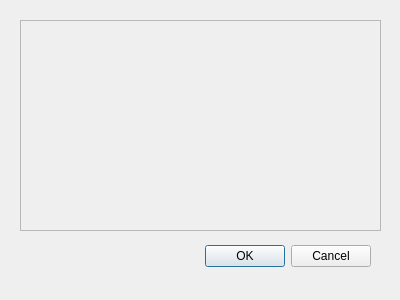
<?xml version="1.0" encoding="UTF-8"?>
<ui version="4.0">
 <class>DPararBolas</class>
 <widget class="QDialog" name="DPararBolas">
  <property name="geometry">
   <rect>
    <x>0</x>
    <y>0</y>
    <width>400</width>
    <height>300</height>
   </rect>
  </property>
  <property name="windowTitle">
   <string>Dialog</string>
  </property>
  <widget class="QDialogButtonBox" name="buttonBox">
   <property name="geometry">
    <rect>
     <x>30</x>
     <y>240</y>
     <width>341</width>
     <height>32</height>
    </rect>
   </property>
   <property name="orientation">
    <enum>Qt::Horizontal</enum>
   </property>
   <property name="standardButtons">
    <set>QDialogButtonBox::Cancel|QDialogButtonBox::Ok</set>
   </property>
  </widget>
  <widget class="QFrame" name="frameBotones">
   <property name="geometry">
    <rect>
     <x>20</x>
     <y>20</y>
     <width>361</width>
     <height>211</height>
    </rect>
   </property>
   <property name="frameShape">
    <enum>QFrame::StyledPanel</enum>
   </property>
   <property name="frameShadow">
    <enum>QFrame::Raised</enum>
   </property>
  </widget>
 </widget>
 <resources/>
 <connections>
  <connection>
   <sender>buttonBox</sender>
   <signal>accepted()</signal>
   <receiver>DPararBolas</receiver>
   <slot>accept()</slot>
   <hints>
    <hint type="sourcelabel">
     <x>248</x>
     <y>254</y>
    </hint>
    <hint type="destinationlabel">
     <x>157</x>
     <y>274</y>
    </hint>
   </hints>
  </connection>
  <connection>
   <sender>buttonBox</sender>
   <signal>rejected()</signal>
   <receiver>DPararBolas</receiver>
   <slot>reject()</slot>
   <hints>
    <hint type="sourcelabel">
     <x>316</x>
     <y>260</y>
    </hint>
    <hint type="destinationlabel">
     <x>286</x>
     <y>274</y>
    </hint>
   </hints>
  </connection>
 </connections>
</ui>
